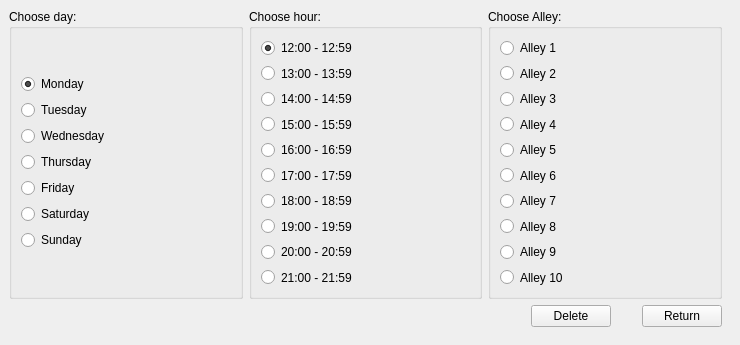
    <widget class="QWidget" name="deleteReservation">
     <property name="styleSheet">
      <string notr="true"/>
     </property>
     <widget class="QWidget" name="layoutWidget_6">
      <property name="geometry">
       <rect>
        <x>0</x>
        <y>0</y>
        <width>731</width>
        <height>336</height>
       </rect>
      </property>
      <layout class="QVBoxLayout" name="verticalLayout_5">
       <property name="leftMargin">
        <number>9</number>
       </property>
       <property name="topMargin">
        <number>9</number>
       </property>
       <property name="rightMargin">
        <number>9</number>
       </property>
       <property name="bottomMargin">
        <number>9</number>
       </property>
       <item>
        <layout class="QHBoxLayout" name="horizontalLayout_5">
         <item>
          <widget class="QGroupBox" name="groupBox">
           <property name="title">
            <string>Choose day:</string>
           </property>
           <layout class="QVBoxLayout" name="verticalLayout_2">
            <item>
             <layout class="QVBoxLayout" name="day_2">
              <item>
               <widget class="QRadioButton" name="radioButton_35">
                <property name="text">
                 <string>Monday</string>
                </property>
                <property name="checked">
                 <bool>true</bool>
                </property>
               </widget>
              </item>
              <item>
               <widget class="QRadioButton" name="radioButton_36">
                <property name="text">
                 <string>Tuesday</string>
                </property>
               </widget>
              </item>
              <item>
               <widget class="QRadioButton" name="radioButton_37">
                <property name="layoutDirection">
                 <enum>Qt::LeftToRight</enum>
                </property>
                <property name="text">
                 <string>Wednesday</string>
                </property>
                <property name="checked">
                 <bool>false</bool>
                </property>
               </widget>
              </item>
              <item>
               <widget class="QRadioButton" name="radioButton_38">
                <property name="text">
                 <string>Thursday</string>
                </property>
               </widget>
              </item>
              <item>
               <widget class="QRadioButton" name="radioButton_39">
                <property name="text">
                 <string>Friday</string>
                </property>
               </widget>
              </item>
              <item>
               <widget class="QRadioButton" name="radioButton_40">
                <property name="text">
                 <string>Saturday</string>
                </property>
               </widget>
              </item>
              <item>
               <widget class="QRadioButton" name="radioButton_41">
                <property name="text">
                 <string>Sunday</string>
                </property>
               </widget>
              </item>
             </layout>
            </item>
           </layout>
          </widget>
         </item>
         <item>
          <widget class="QGroupBox" name="groupBox_2">
           <property name="title">
            <string>Choose hour:</string>
           </property>
           <layout class="QVBoxLayout" name="verticalLayout_7">
            <item>
             <layout class="QVBoxLayout" name="hour_2">
              <item>
               <widget class="QRadioButton" name="radioButton_42">
                <property name="text">
                 <string>12:00 - 12:59</string>
                </property>
                <property name="checked">
                 <bool>true</bool>
                </property>
               </widget>
              </item>
              <item>
               <widget class="QRadioButton" name="radioButton_43">
                <property name="text">
                 <string>13:00 - 13:59</string>
                </property>
               </widget>
              </item>
              <item>
               <widget class="QRadioButton" name="radioButton_44">
                <property name="text">
                 <string>14:00 - 14:59</string>
                </property>
               </widget>
              </item>
              <item>
               <widget class="QRadioButton" name="radioButton_45">
                <property name="text">
                 <string>15:00 - 15:59</string>
                </property>
               </widget>
              </item>
              <item>
               <widget class="QRadioButton" name="radioButton_46">
                <property name="text">
                 <string>16:00 - 16:59</string>
                </property>
               </widget>
              </item>
              <item>
               <widget class="QRadioButton" name="radioButton_47">
                <property name="text">
                 <string>17:00 - 17:59</string>
                </property>
               </widget>
              </item>
              <item>
               <widget class="QRadioButton" name="radioButton_48">
                <property name="text">
                 <string>18:00 - 18:59</string>
                </property>
               </widget>
              </item>
              <item>
               <widget class="QRadioButton" name="radioButton_49">
                <property name="text">
                 <string>19:00 - 19:59</string>
                </property>
               </widget>
              </item>
              <item>
               <widget class="QRadioButton" name="radioButton_50">
                <property name="text">
                 <string>20:00 - 20:59</string>
                </property>
               </widget>
              </item>
              <item>
               <widget class="QRadioButton" name="radioButton_51">
                <property name="text">
                 <string>21:00 - 21:59</string>
                </property>
               </widget>
              </item>
             </layout>
            </item>
           </layout>
          </widget>
         </item>
         <item>
          <widget class="QGroupBox" name="groupBox_3">
           <property name="title">
            <string>Choose Alley:</string>
           </property>
           <layout class="QVBoxLayout" name="verticalLayout_8">
            <item>
             <layout class="QVBoxLayout" name="alley_2">
              <item>
               <widget class="QRadioButton" name="radioButton_52">
                <property name="text">
                 <string>Alley 1</string>
                </property>
               </widget>
              </item>
              <item>
               <widget class="QRadioButton" name="radioButton_53">
                <property name="text">
                 <string>Alley 2</string>
                </property>
               </widget>
              </item>
              <item>
               <widget class="QRadioButton" name="radioButton_54">
                <property name="text">
                 <string>Alley 3</string>
                </property>
               </widget>
              </item>
              <item>
               <widget class="QRadioButton" name="radioButton_55">
                <property name="text">
                 <string>Alley 4</string>
                </property>
               </widget>
              </item>
              <item>
               <widget class="QRadioButton" name="radioButton_56">
                <property name="text">
                 <string>Alley 5</string>
                </property>
               </widget>
              </item>
              <item>
               <widget class="QRadioButton" name="radioButton_57">
                <property name="text">
                 <string>Alley 6</string>
                </property>
               </widget>
              </item>
              <item>
               <widget class="QRadioButton" name="radioButton_58">
                <property name="text">
                 <string>Alley 7</string>
                </property>
               </widget>
              </item>
              <item>
               <widget class="QRadioButton" name="radioButton_59">
                <property name="text">
                 <string>Alley 8</string>
                </property>
               </widget>
              </item>
              <item>
               <widget class="QRadioButton" name="radioButton_60">
                <property name="text">
                 <string>Alley 9</string>
                </property>
               </widget>
              </item>
              <item>
               <widget class="QRadioButton" name="radioButton_61">
                <property name="text">
                 <string>Alley 10</string>
                </property>
               </widget>
              </item>
             </layout>
            </item>
           </layout>
          </widget>
         </item>
        </layout>
       </item>
       <item>
        <layout class="QHBoxLayout" name="horizontalLayout_6">
         <item>
          <spacer name="horizontalSpacer_4">
           <property name="orientation">
            <enum>Qt::Horizontal</enum>
           </property>
           <property name="sizeHint" stdset="0">
            <size>
             <width>538</width>
             <height>20</height>
            </size>
           </property>
          </spacer>
         </item>
         <item>
          <widget class="QPushButton" name="pushButton_9">
           <property name="text">
            <string>Delete</string>
           </property>
           <property name="autoDefault">
            <bool>true</bool>
           </property>
          </widget>
         </item>
         <item>
          <spacer name="horizontalSpacer_5">
           <property name="orientation">
            <enum>Qt::Horizontal</enum>
           </property>
           <property name="sizeHint" stdset="0">
            <size>
             <width>40</width>
             <height>20</height>
            </size>
           </property>
          </spacer>
         </item>
         <item>
          <widget class="QPushButton" name="pushButton_10">
           <property name="text">
            <string>Return</string>
           </property>
           <property name="autoDefault">
            <bool>true</bool>
           </property>
          </widget>
         </item>
        </layout>
       </item>
      </layout>
     </widget>
    </widget>
